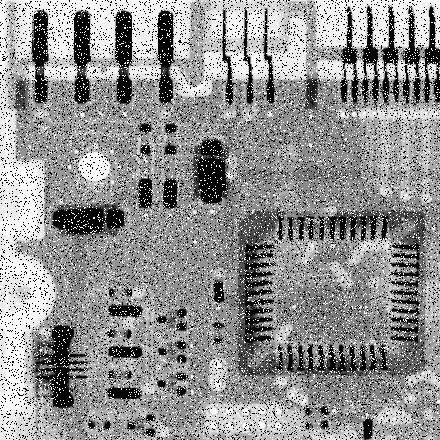
#> input picture Design Set 2/noise_reduction_original.jpg, 440 x 440 px
$ python stoch_noise_reduction_new_design.py
#> lines starting #> are read from the running program, lines starting #| are printed output that depends on the picture; after the words box and inside, x2 and y2 are one past the last pixel; in counts of white or black regions, pixels touching at a corner belong together
import numpy as np
from PIL import Image

trunc_bits = 7
trunc = int(2**trunc_bits)

n = 8
pow2n = int(2**n)


def maj_9_input(Is_partial):
    Is_add = np.sum(np.sum(Is_partial, axis=0), axis=0)
    return np.greater(Is_add, 4)


def load_image(infilename):
#> called with infilename = 'noise_reduction_original.jpg'
    img = Image.open(infilename)
#> img is the input picture: PIL image 440x440 RGB; min 0, max 255, mean 144.6
    img.load()
    # note signed integer
    return np.asarray(img, dtype="int32")


def save_image(data, outfilename):
    img = Image.fromarray(np.asarray(np.clip(data, 0, 255), dtype="uint8"), "L")
    img.save(outfilename)


if __name__ == '__main__':

    infilename = 'noise_reduction_original.jpg'
    outfilename = 'NR_S2_' + str(trunc_bits) + '_bits_truncated_new.jpg'
    image = load_image(infilename)
    image = image[..., 0]
    image = image // trunc * trunc
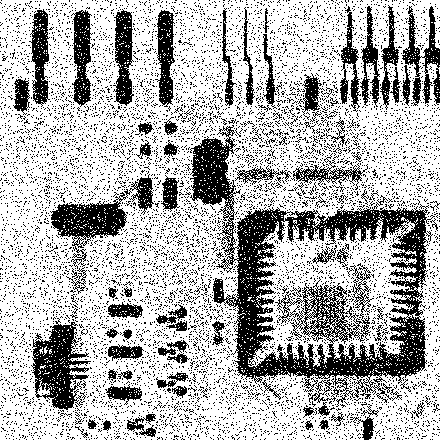
#> image: shape (440, 440) int32; values 0 (black) and 128 (white), 69.5% white; 8876 black regions (8792 under 20 px), largest, box (x1, y1, x2, y2) and area: (190, 125, 435, 407) 19074, (31, 318, 91, 410) 2718, (50, 174, 154, 269) 2667

    Is = np.zeros((*image.shape,  pow2n), dtype='uint8')
    Rs = np.random.permutation(pow2n)
    for i_idx in range(Is.shape[0]):
        for j_idx in range(Is.shape[0]):
            Is[i_idx, j_idx] = (Rs < image[i_idx, j_idx])

    # Initialize output array
    Os = np.zeros((Is.shape[0] - 2, Is.shape[1] - 2, Is.shape[2]), dtype='uint8')

    for i in range(Os.shape[0]):
        print('Working on pixel row ' + str(i))
        for j in range(Os.shape[1]):
            Os[i, j] = maj_9_input(Is[i:i + 3, j:j + 3])

    save_image(np.mean(Os, axis=-1) * 256, outfilename)
#> in save_image, `img = Image.fromarray(np.asarray(np.clip(data, 0, 255), dtype="uint8")..`:
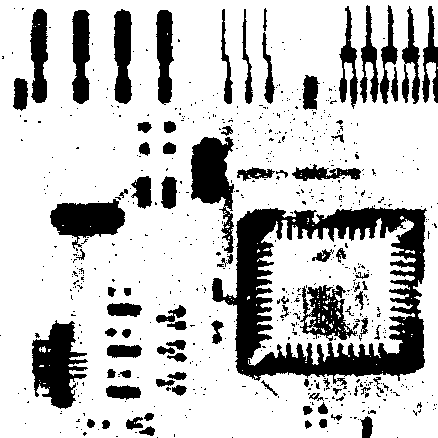
#> img: PIL image 438x438 L; values 0 (black) and 128 (white), 77.2% white; 672 black regions (586 under 20 px), largest, box (x1, y1, x2, y2) and area: (212, 206, 427, 386) 14555, (32, 320, 88, 409) 2884, (191, 137, 234, 253) 2607
